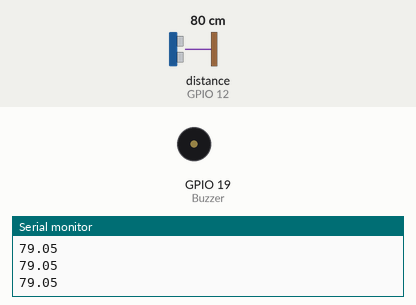
Simulated run of this program. Board: ESP32. Shown: buzzer (waves = sounding), the last lines printed to the serial monitor. Wiring (inferred from the names in the program): ultrasonic range finder: trigger GPIO 13; echo GPIO 12. The inputs (shaded band) are chosen by the test bench; at power-on: distance to the obstacle (sensor on GPIO 12) 80 cm. The echo pulse lasts 58.3 µs per cm.

Above: at 1.2 s.
1.3 s: distance to the obstacle (sensor on GPIO 12) set to 64 cm
4.3 s: distance to the obstacle (sensor on GPIO 12) set to 56 cm
At 5.4 s:
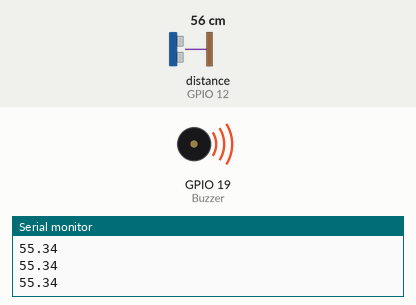
5.8 s: distance to the obstacle (sensor on GPIO 12) set to 120 cm
At 6.01 s:
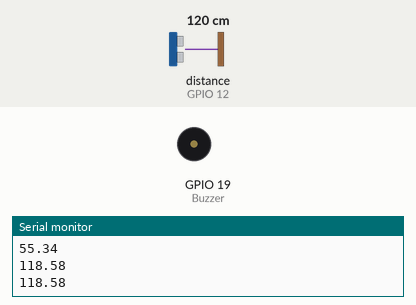
8.8 s: distance to the obstacle (sensor on GPIO 12) set to 2 cm
At 9.8 s:
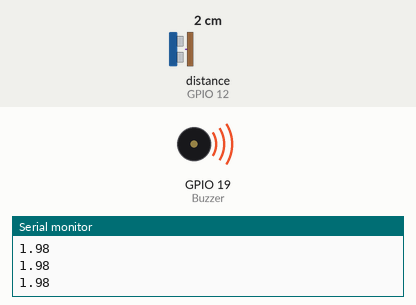
Timing chart, 0 to 11.3 s (numbered marks = the images above; inputs shaded):
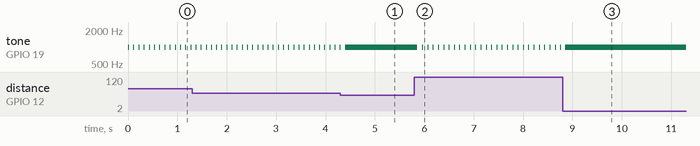

Measured:
- the behaviour switches between 61 and 60 cm on distance to the obstacle (sensor on GPIO 12) (found by bisection; images 0 and 1)
- after the input at 4.3 s, tone on GPIO 19 (Buzzer): goes on until 4.4 s, then stays 1000 Hz
- after the input at 5.8 s, tone on GPIO 19 (Buzzer): alternates 1000 Hz for 0.01 s and silent for 0.10 s, starting after 0.06 s
- after the input at 8.8 s, tone on GPIO 19 (Buzzer): goes on until 8.9 s, then stays 1000 Hz
- by itself, tone on GPIO 19 (Buzzer): alternates 1000 Hz for 0.01 s and silent for 0.09 s

The program:

main.cpp
```cpp
#include <Arduino.h>
#define Buzzer 19
#define Trigger 13
#define Echo 12 //Define el pin de eco del sensor HC-SR04.

const int distWarn = 120;//Define la distancia de advertencia en cm.
const int distAlarma = 60;// Define la distancia de alarma en cm.
float d;//distancia media
float t; //tiempo pulsado

void setup() {
  Serial.begin(9600);//: Inicializa la comunicación serial.
  pinMode(Buzzer, OUTPUT);//Configura el pin del buzzer como salida.
  pinMode(Trigger, OUTPUT); //Configura el pin de disparo como salida
  pinMode(Echo, INPUT);  // Configura el pin de eco como entrada.
  digitalWrite(Trigger, LOW); //  Inicializa el pin de disparo en bajo con 0
  noTone(Buzzer); // Asegura que el buzzer esté apagado al inicio.
}

void loop() {
  digitalWrite(Trigger, HIGH);//Enciende el pin de disparo.
  delayMicroseconds(10); // Mantiene el pin de disparo encendido por 10 microsegundos.
  digitalWrite(Trigger, LOW);//Apaga el pin de disparo.

  t = pulseIn(Echo, HIGH); //  Mide el tiempo del pulso de eco.
  d = t / 59; // Calcula la distancia en cm.
  Serial.println(d);//Imprime la distancia medida en el monitor serial.

  //Condiciones para activar el buzzer según la distancia medida:
  if (d <= distAlarma) {
    tone(Buzzer, 1000); //Activa el buzzer con un tono continuo si la distancia es menor o igual a distAlarma.
  } else if (d <= distWarn) {
    tone(Buzzer, 1000, 10);//Activa el buzzer con un tono intermitente si la distancia es menor o igual a distWarn.
  } else {
    noTone(Buzzer);//Apaga el buzzer si la distancia es mayor a distWarn.
  }

  delay(100);
}
/*Conexiones
    1. ESP32:
        ◦ Conecta el pin 19 al positivo del buzzer.
        ◦ Conecta el pin 13 al pin Trigger del HC-SR04.
        ◦ Conecta el pin 12 al pin Echo del HC-SR04.
    2. HC-SR04:
        ◦ Conecta VCC del HC-SR04 al 5V del ESP32.
        ◦ Conecta GND del HC-SR04 al GND del ESP32.
    3. Buzzer:
        ◦ Conecta el positivo del buzzer al pin 19 del ESP32.
        ◦ Conecta el negativo del buzzer al GND del ESP32.
Ejecución
    1. Subir el código:
        ◦ Asegúrate de que el puerto correcto esté seleccionado en PlatformIO.
        ◦ Haz clic en "Upload" para compilar y cargar el programa en el ESP32.
    2. Monitor de serie:
        ◦ Abre el monitor de serie en PlatformIO para ver las lecturas de distancia.*/
```
